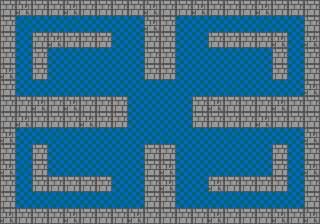

Below is a game level as drawn by its tile map, then a one-line description and the .tmx file that defines it, in full:
An orthogonal 20x14 tile map with 16x16 px tiles, 1 tile layer (Terrain).

<map version="1.9" tiledversion="1.9.0" orientation="orthogonal" renderorder="right-down" width="20" height="14" tilewidth="16" tileheight="16" infinite="0" nextlayerid="2" nextobjectid="1">
 <tileset firstgid="1" source="world1.tsx" />
 <layer id="1" name="Terrain" width="20" height="14">
  <data encoding="csv">
2,4,2,2,4,2,2,2,2,4,2,2,4,2,2,2,4,2,2,2,
2,3,1,1,3,1,1,1,1,4,2,1,1,1,1,1,3,1,1,2,
2,1,2,4,2,2,2,1,1,2,2,1,1,2,2,2,2,4,1,4,
2,1,2,1,1,1,1,1,1,2,2,1,1,1,1,1,1,2,1,2,
4,1,2,1,1,1,1,1,1,2,2,1,1,1,1,1,1,2,1,2,
2,1,1,1,1,1,1,1,1,1,1,1,1,1,3,1,1,1,1,4,
2,2,4,2,4,2,2,2,1,1,1,1,2,4,2,2,2,4,2,2,
2,4,2,2,2,4,2,2,1,1,1,1,2,2,2,2,4,2,2,2,
4,1,1,3,1,1,1,1,1,1,3,1,1,1,3,1,1,1,1,4,
2,1,2,1,1,1,1,1,1,2,2,1,1,1,1,1,1,2,1,2,
4,3,2,1,1,1,1,1,1,2,4,1,1,1,1,1,1,2,1,4,
2,1,2,2,2,2,2,1,1,2,4,1,1,4,2,2,2,2,1,2,
2,1,1,3,1,1,1,3,1,2,2,1,1,1,3,1,1,1,1,2,
4,2,2,2,4,2,2,2,4,2,2,2,2,4,2,2,2,4,2,4
</data>
 </layer>
</map>